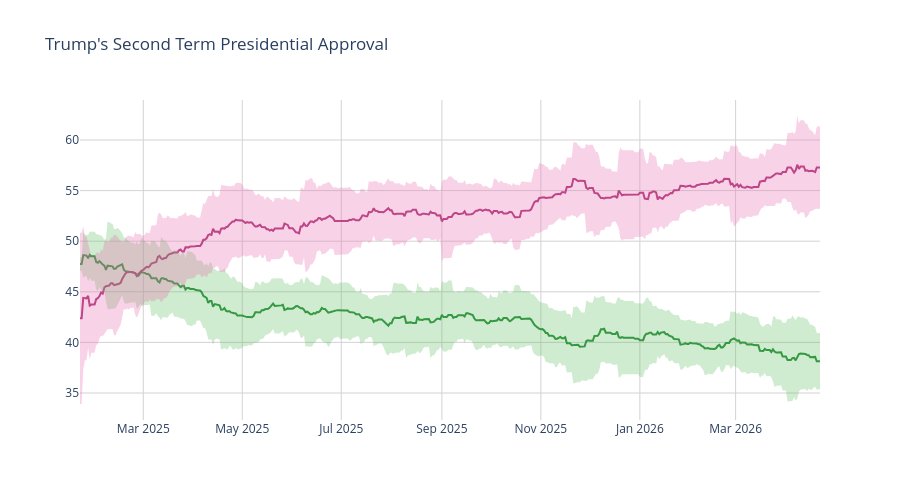

Write notebook code for a chart like this one.
### Code cell
disappr_ci_hex = "#e86eaf"
appr_ci_hex = "#60be65"
disappr_ci_rgba = "rgba(232, 110, 175, 0.3)"
appr_ci_rgba = "rgba(96, 190, 101, 0.3)"
grid_col = "#d4d2d2"


# Approve
fig = go.Figure(go.Scatter(
    x=pres['end_date'],
    y=pres['approve'],
    hovertemplate="%{y:.2f}%",
    name="<b>Approve</b>",
    line=dict(color="#228833"),
    showlegend=False
))

# Disapprove
fig.add_trace(go.Scatter(
    x=pres['end_date'],
    y=pres['disapprove'],
    hovertemplate="%{y:.2f}%",
    name="<b>Disapprove</b>",
    line=dict(color="#aa3377"),
    showlegend=False
    )
)

# Approve CI
fig.add_traces([

    # Upper bound
    go.Scatter(
        x=pres['end_date'],
        y=pres['approve_upper_ci'],
        marker=dict(color=appr_ci_hex),
        line=dict(width=0),
        mode='lines',
        showlegend=False,
        hoverinfo="skip"
    ),

    # Lower bound
    go.Scatter(
        x=pres['end_date'],
        y=pres['approve_lower_ci'],
        marker=dict(color=appr_ci_hex),
        line=dict(width=0),
        mode='lines',
        fillcolor=appr_ci_rgba,
        fill="tonexty",
        showlegend=False,
        hoverinfo="skip"
    )
])

# Disapprove CI
fig.add_traces([

    # Upper bound
    go.Scatter(
        x=pres['end_date'],
        y=pres['disapprove_upper_ci'],
        marker=dict(color=disappr_ci_hex),
        line=dict(width=0),
        mode='lines',
        showlegend=False,
        hoverinfo="skip"
    ),

    # Lower bound
    go.Scatter(
        x=pres['end_date'],
        y=pres['disapprove_lower_ci'],
        marker=dict(color=disappr_ci_hex),
        line=dict(width=0),
        mode='lines',
        fillcolor=disappr_ci_rgba,
        fill="tonexty",
        showlegend=False,
        hoverinfo="skip"
    )
])

fig.update_layout(
    title=dict(text="Trump's Second Term Presidential Approval"),
    hovermode="x"
)

fig.update_xaxes(gridcolor=grid_col)
fig.update_yaxes(gridcolor=grid_col)

fig.update_layout(hovermode="x", hoverlabel_align="right", plot_bgcolor="rgba(0, 0, 0, 0)", height=500)
fig.show()

### Figure 1 — Plotly figure (JSON) as saved in the notebook; plotly's stock layout.template omitted (floating-point values rounded to 4 significant figures; data arrays with more than 128 entries replaced by an {"elided": "..."} marker saying what was removed)
{"data": [{"hovertemplate": "%{y:.2f}%", "line": {"color": "#228833"}, "name": "<b>Approve</b>", "showlegend": false, "type": "scatter", "x": {"elided": "457 str values"}, "y": {"elided": "457 float values"}}, {"hovertemplate": "%{y:.2f}%", "line": {"color": "#aa3377"}, "name": "<b>Disapprove</b>", "showlegend": false, "type": "scatter", "x": {"elided": "457 str values"}, "y": {"elided": "457 float values"}}, {"hoverinfo": "skip", "line": {"width": 0}, "marker": {"color": "#60be65"}, "mode": "lines", "showlegend": false, "type": "scatter", "x": {"elided": "457 str values"}, "y": {"elided": "457 float values"}}, {"fill": "tonexty", "fillcolor": "rgba(96, 190, 101, 0.3)", "hoverinfo": "skip", "line": {"width": 0}, "marker": {"color": "#60be65"}, "mode": "lines", "showlegend": false, "type": "scatter", "x": {"elided": "457 str values"}, "y": {"elided": "457 float values"}}, {"hoverinfo": "skip", "line": {"width": 0}, "marker": {"color": "#e86eaf"}, "mode": "lines", "showlegend": false, "type": "scatter", "x": {"elided": "457 str values"}, "y": {"elided": "457 float values"}}, {"fill": "tonexty", "fillcolor": "rgba(232, 110, 175, 0.3)", "hoverinfo": "skip", "line": {"width": 0}, "marker": {"color": "#e86eaf"}, "mode": "lines", "showlegend": false, "type": "scatter", "x": {"elided": "457 str values"}, "y": {"elided": "457 float values"}}], "layout": {"height": 500, "hoverlabel": {"align": "right"}, "hovermode": "x", "plot_bgcolor": "rgba(0, 0, 0, 0)", "title": {"text": "Trump's Second Term Presidential Approval"}, "xaxis": {"gridcolor": "#d4d2d2"}, "yaxis": {"gridcolor": "#d4d2d2"}}}
